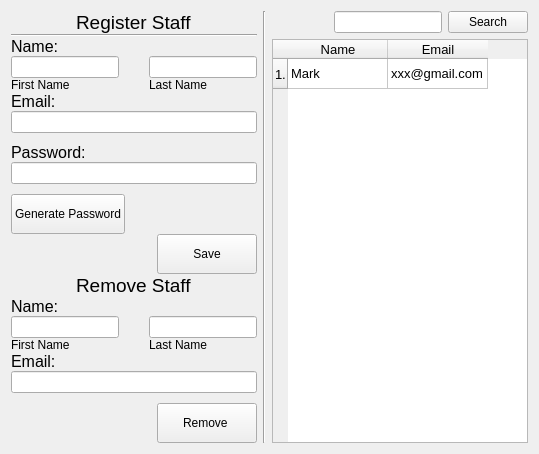
         <widget class="QWidget" name="tabWidgetPage3">
          <attribute name="title">
           <string/>
          </attribute>
          <layout class="QGridLayout" name="gridLayout_16">
           <item row="0" column="2">
            <layout class="QVBoxLayout" name="verticalLayout_41">
             <item>
              <layout class="QGridLayout" name="gridLayout_15">
               <item row="0" column="0">
                <layout class="QHBoxLayout" name="horizontalLayout_13">
                 <item>
                  <spacer name="horizontalSpacer_23">
                   <property name="orientation">
                    <enum>Qt::Horizontal</enum>
                   </property>
                   <property name="sizeHint" stdset="0">
                    <size>
                     <width>40</width>
                     <height>20</height>
                    </size>
                   </property>
                  </spacer>
                 </item>
                 <item>
                  <widget class="QLineEdit" name="search_bar_staff"/>
                 </item>
                 <item alignment="Qt::AlignRight">
                  <widget class="QPushButton" name="search_staff_btn">
                   <property name="text">
                    <string>Search</string>
                   </property>
                  </widget>
                 </item>
                </layout>
               </item>
              </layout>
             </item>
             <item>
              <widget class="QTableWidget" name="list_registered_staff">
               <property name="font">
                <font>
                 <pointsize>10</pointsize>
                </font>
               </property>
               <property name="frameShadow">
                <enum>QFrame::Plain</enum>
               </property>
               <property name="editTriggers">
                <set>QAbstractItemView::AnyKeyPressed|QAbstractItemView::DoubleClicked|QAbstractItemView::EditKeyPressed|QAbstractItemView::SelectedClicked</set>
               </property>
               <row>
                <property name="text">
                 <string>1.</string>
                </property>
               </row>
               <column>
                <property name="text">
                 <string>Name</string>
                </property>
               </column>
               <column>
                <property name="text">
                 <string>Email</string>
                </property>
               </column>
               <item row="0" column="0">
                <property name="text">
                 <string>Mark</string>
                </property>
               </item>
               <item row="0" column="1">
                <property name="text">
                 <string>xxx@gmail.com</string>
                </property>
               </item>
              </widget>
             </item>
            </layout>
           </item>
           <item row="0" column="0">
            <layout class="QVBoxLayout" name="verticalLayout_32">
             <property name="spacing">
              <number>0</number>
             </property>
             <item alignment="Qt::AlignHCenter">
              <widget class="QLabel" name="label_32">
               <property name="font">
                <font>
                 <pointsize>14</pointsize>
                </font>
               </property>
               <property name="text">
                <string>Register Staff</string>
               </property>
              </widget>
             </item>
             <item>
              <widget class="Line" name="line_4">
               <property name="orientation">
                <enum>Qt::Horizontal</enum>
               </property>
              </widget>
             </item>
             <item>
              <layout class="QVBoxLayout" name="verticalLayout_42">
               <item>
                <layout class="QVBoxLayout" name="verticalLayout_43">
                 <property name="spacing">
                  <number>0</number>
                 </property>
                 <item alignment="Qt::AlignLeft">
                  <widget class="QLabel" name="label_33">
                   <property name="font">
                    <font>
                     <pointsize>12</pointsize>
                    </font>
                   </property>
                   <property name="text">
                    <string>Name:</string>
                   </property>
                  </widget>
                 </item>
                 <item>
                  <layout class="QHBoxLayout" name="horizontalLayout_14">
                   <item>
                    <layout class="QVBoxLayout" name="verticalLayout_44">
                     <item>
                      <widget class="QLineEdit" name="first_name_lineedit_staff">
                       <property name="maximumSize">
                        <size>
                         <width>350</width>
                         <height>16777215</height>
                        </size>
                       </property>
                      </widget>
                     </item>
                     <item>
                      <widget class="QLabel" name="label_34">
                       <property name="font">
                        <font>
                         <pointsize>9</pointsize>
                        </font>
                       </property>
                       <property name="text">
                        <string>First Name</string>
                       </property>
                      </widget>
                     </item>
                    </layout>
                   </item>
                   <item>
                    <spacer name="horizontalSpacer_10">
                     <property name="orientation">
                      <enum>Qt::Horizontal</enum>
                     </property>
                     <property name="sizeType">
                      <enum>QSizePolicy::Fixed</enum>
                     </property>
                     <property name="sizeHint" stdset="0">
                      <size>
                       <width>30</width>
                       <height>20</height>
                      </size>
                     </property>
                    </spacer>
                   </item>
                   <item>
                    <layout class="QVBoxLayout" name="verticalLayout_45">
                     <item>
                      <widget class="QLineEdit" name="lastname_lineedit_staff">
                       <property name="maximumSize">
                        <size>
                         <width>350</width>
                         <height>16777215</height>
                        </size>
                       </property>
                      </widget>
                     </item>
                     <item>
                      <widget class="QLabel" name="label_35">
                       <property name="font">
                        <font>
                         <pointsize>9</pointsize>
                        </font>
                       </property>
                       <property name="text">
                        <string>Last Name</string>
                       </property>
                      </widget>
                     </item>
                    </layout>
                   </item>
                  </layout>
                 </item>
                </layout>
               </item>
               <item>
                <layout class="QVBoxLayout" name="verticalLayout_62">
                 <item>
                  <layout class="QVBoxLayout" name="verticalLayout_46">
                   <property name="spacing">
                    <number>0</number>
                   </property>
                   <item alignment="Qt::AlignLeft">
                    <widget class="QLabel" name="label_36">
                     <property name="font">
                      <font>
                       <pointsize>12</pointsize>
                      </font>
                     </property>
                     <property name="text">
                      <string>Email:</string>
                     </property>
                    </widget>
                   </item>
                   <item alignment="Qt::AlignVCenter">
                    <widget class="QLineEdit" name="email_staff_lineedit">
                     <property name="maximumSize">
                      <size>
                       <width>600</width>
                       <height>16777215</height>
                      </size>
                     </property>
                    </widget>
                   </item>
                   <item>
                    <spacer name="verticalSpacer_12">
                     <property name="orientation">
                      <enum>Qt::Vertical</enum>
                     </property>
                     <property name="sizeType">
                      <enum>QSizePolicy::Fixed</enum>
                     </property>
                     <property name="sizeHint" stdset="0">
                      <size>
                       <width>20</width>
                       <height>10</height>
                      </size>
                     </property>
                    </spacer>
                   </item>
                  </layout>
                 </item>
                </layout>
               </item>
               <item>
                <layout class="QVBoxLayout" name="verticalLayout_47">
                 <property name="spacing">
                  <number>0</number>
                 </property>
                 <item>
                  <layout class="QVBoxLayout" name="verticalLayout_48">
                   <item alignment="Qt::AlignLeft">
                    <widget class="QLabel" name="label_37">
                     <property name="font">
                      <font>
                       <pointsize>12</pointsize>
                      </font>
                     </property>
                     <property name="text">
                      <string>Password:</string>
                     </property>
                    </widget>
                   </item>
                   <item>
                    <widget class="QLineEdit" name="password_staff_reg">
                     <property name="maximumSize">
                      <size>
                       <width>600</width>
                       <height>16777215</height>
                      </size>
                     </property>
                    </widget>
                   </item>
                   <item>
                    <spacer name="verticalSpacer_15">
                     <property name="orientation">
                      <enum>Qt::Vertical</enum>
                     </property>
                     <property name="sizeType">
                      <enum>QSizePolicy::Fixed</enum>
                     </property>
                     <property name="sizeHint" stdset="0">
                      <size>
                       <width>20</width>
                       <height>10</height>
                      </size>
                     </property>
                    </spacer>
                   </item>
                  </layout>
                 </item>
                 <item alignment="Qt::AlignLeft">
                  <widget class="QPushButton" name="pass_generate_staff">
                   <property name="minimumSize">
                    <size>
                     <width>100</width>
                     <height>40</height>
                    </size>
                   </property>
                   <property name="text">
                    <string>Generate Password</string>
                   </property>
                  </widget>
                 </item>
                </layout>
               </item>
               <item alignment="Qt::AlignRight">
                <widget class="QPushButton" name="save_staff_btn">
                 <property name="minimumSize">
                  <size>
                   <width>100</width>
                   <height>40</height>
                  </size>
                 </property>
                 <property name="text">
                  <string>Save</string>
                 </property>
                </widget>
               </item>
              </layout>
             </item>
             <item alignment="Qt::AlignHCenter">
              <widget class="QLabel" name="label_38">
               <property name="font">
                <font>
                 <pointsize>14</pointsize>
                </font>
               </property>
               <property name="text">
                <string>Remove Staff</string>
               </property>
              </widget>
             </item>
             <item>
              <layout class="QVBoxLayout" name="verticalLayout_49">
               <item>
                <layout class="QVBoxLayout" name="verticalLayout_50">
                 <property name="spacing">
                  <number>0</number>
                 </property>
                 <item alignment="Qt::AlignLeft">
                  <widget class="QLabel" name="label_39">
                   <property name="font">
                    <font>
                     <pointsize>12</pointsize>
                    </font>
                   </property>
                   <property name="text">
                    <string>Name:</string>
                   </property>
                  </widget>
                 </item>
                 <item>
                  <layout class="QHBoxLayout" name="horizontalLayout_16">
                   <item>
                    <layout class="QVBoxLayout" name="verticalLayout_51">
                     <item>
                      <widget class="QLineEdit" name="first_name_lineedit_remove_staff">
                       <property name="maximumSize">
                        <size>
                         <width>350</width>
                         <height>16777215</height>
                        </size>
                       </property>
                      </widget>
                     </item>
                     <item>
                      <widget class="QLabel" name="label_40">
                       <property name="font">
                        <font>
                         <pointsize>9</pointsize>
                        </font>
                       </property>
                       <property name="text">
                        <string>First Name</string>
                       </property>
                      </widget>
                     </item>
                    </layout>
                   </item>
                   <item>
                    <spacer name="horizontalSpacer_11">
                     <property name="orientation">
                      <enum>Qt::Horizontal</enum>
                     </property>
                     <property name="sizeType">
                      <enum>QSizePolicy::Fixed</enum>
                     </property>
                     <property name="sizeHint" stdset="0">
                      <size>
                       <width>30</width>
                       <height>20</height>
                      </size>
                     </property>
                    </spacer>
                   </item>
                   <item>
                    <layout class="QVBoxLayout" name="verticalLayout_52">
                     <item>
                      <widget class="QLineEdit" name="last_name_lineedit_remove_staff">
                       <property name="maximumSize">
                        <size>
                         <width>350</width>
                         <height>16777215</height>
                        </size>
                       </property>
                      </widget>
                     </item>
                     <item>
                      <widget class="QLabel" name="label_41">
                       <property name="font">
                        <font>
                         <pointsize>9</pointsize>
                        </font>
                       </property>
                       <property name="text">
                        <string>Last Name</string>
                       </property>
                      </widget>
                     </item>
                    </layout>
                   </item>
                  </layout>
                 </item>
                </layout>
               </item>
               <item>
                <layout class="QVBoxLayout" name="verticalLayout_53">
                 <property name="spacing">
                  <number>0</number>
                 </property>
                 <item alignment="Qt::AlignLeft">
                  <widget class="QLabel" name="label_42">
                   <property name="font">
                    <font>
                     <pointsize>12</pointsize>
                    </font>
                   </property>
                   <property name="text">
                    <string>Email:</string>
                   </property>
                  </widget>
                 </item>
                 <item alignment="Qt::AlignVCenter">
                  <widget class="QLineEdit" name="email_instructor_staff">
                   <property name="maximumSize">
                    <size>
                     <width>600</width>
                     <height>16777215</height>
                    </size>
                   </property>
                  </widget>
                 </item>
                 <item>
                  <spacer name="verticalSpacer_16">
                   <property name="orientation">
                    <enum>Qt::Vertical</enum>
                   </property>
                   <property name="sizeType">
                    <enum>QSizePolicy::Fixed</enum>
                   </property>
                   <property name="sizeHint" stdset="0">
                    <size>
                     <width>20</width>
                     <height>10</height>
                    </size>
                   </property>
                  </spacer>
                 </item>
                </layout>
               </item>
               <item alignment="Qt::AlignRight">
                <widget class="QPushButton" name="del_instructor_inlist_2">
                 <property name="minimumSize">
                  <size>
                   <width>100</width>
                   <height>40</height>
                  </size>
                 </property>
                 <property name="text">
                  <string>Remove </string>
                 </property>
                </widget>
               </item>
              </layout>
             </item>
            </layout>
           </item>
           <item row="0" column="1">
            <widget class="Line" name="line_3">
             <property name="orientation">
              <enum>Qt::Vertical</enum>
             </property>
            </widget>
           </item>
          </layout>
         </widget>
